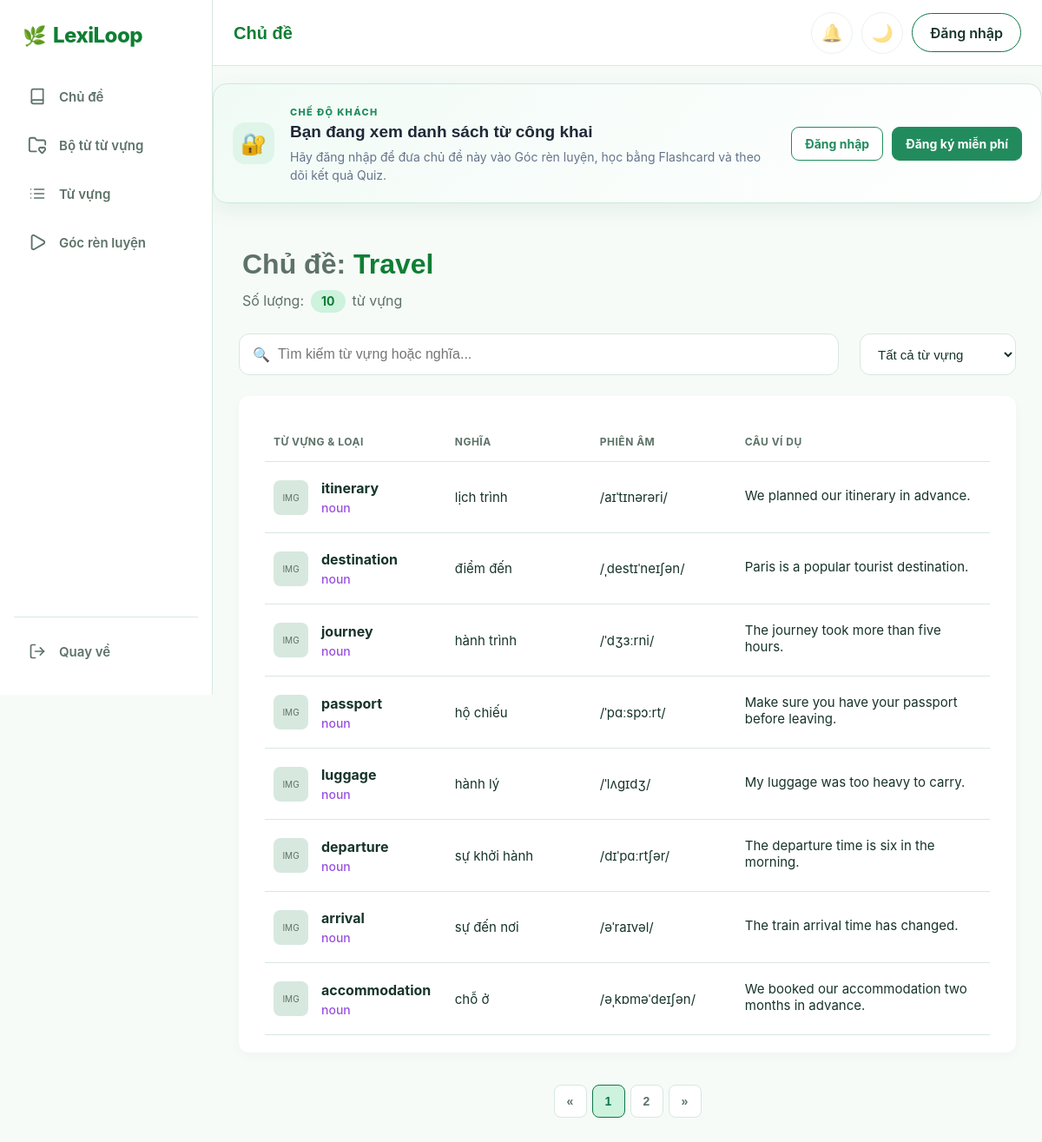
Page /pages/main/B_DanhSachTuVung.php?topicID=4 on the committed database.
### tables this page shows
CREATE TABLE `Topics` (
  `topicID` int NOT NULL,
  `topicName` varchar(100) NOT NULL,
  `topicDescription` text,
  `category` varchar(20) NOT NULL DEFAULT 'common',
  `created_by` int DEFAULT NULL,
  `topicCreated_at` datetime DEFAULT CURRENT_TIMESTAMP
);

CREATE TABLE `vocabulary` (
  `id` int NOT NULL,
  `topic_id` int DEFAULT NULL,
  `word` varchar(100) NOT NULL,
  `pronunciation` varchar(100) DEFAULT NULL,
  `part_of_speech` varchar(30) DEFAULT NULL,
  `meaning` text NOT NULL,
  `example_sentence` text,
  `created_by` int DEFAULT NULL,
  `created_at` datetime DEFAULT CURRENT_TIMESTAMP,
  `audio_url` varchar(255) DEFAULT NULL
);

### pages/main/B_DanhSachTuVung.php (the view, shortened to what this page needs)
<?php
require_once($_SERVER['DOCUMENT_ROOT'] . "/Connect.php");
$isLoggedIn = isset($_SESSION['user_id']);
$topic_id = isset($_GET['topicID']) ? (int) $_GET['topicID'] : 0;
$sql_topic = "
    SELECT
        topicID,
        topicName,
        topicDescription
    FROM Topics
    WHERE topicID = ?
";
$stmt_topic = mysqli_prepare($link, $sql_topic);
mysqli_stmt_bind_param(
    $stmt_topic,
    "i",
    $topic_id
);
mysqli_stmt_execute($stmt_topic);
$result_topic = mysqli_stmt_get_result($stmt_topic);
$topic = mysqli_fetch_assoc($result_topic);
$sql_count = "
    SELECT COUNT(*) AS word_count
    FROM vocabulary
    WHERE topic_id = ?
";
$stmt_count = mysqli_prepare($link, $sql_count);
mysqli_stmt_bind_param(
    $stmt_count,
    "i",
    $topic_id
);
mysqli_stmt_execute($stmt_count);
$result_count = mysqli_stmt_get_result($stmt_count);
$count_data = mysqli_fetch_assoc($result_count);
$word_count = $count_data['word_count'];
$sql_vocab = "
    SELECT
        id,
        word,
        pronunciation,
        part_of_speech,
        meaning,
        example_sentence,
        audio_url
    FROM vocabulary
    WHERE topic_id = ?
    ORDER BY id ASC
";
$stmt_vocab = mysqli_prepare($link, $sql_vocab);
mysqli_stmt_bind_param(
    $stmt_vocab,
    "i",
    $topic_id
);
mysqli_stmt_execute($stmt_vocab);
$vocab_result = mysqli_stmt_get_result($stmt_vocab);
?>
<!DOCTYPE html>
<html lang="vi">
<head>
    <link rel="stylesheet" type="text/css" href="../../CSS/Style.css">
    <link rel="stylesheet" type="text/css" href="../../CSS/topheader.css">
    <link rel="stylesheet" type="text/css" href="../../CSS/B_DanhSachTuVung.css">
    <link rel="stylesheet" type="text/css" href="../../CSS/responsive.css">
    <link rel="stylesheet" type="text/css" href="../../CSS/guest-preview.css">
</head>
<body>
    <div class="layout-wrapper">
        <?php
        if ($isLoggedIn) {
            include '../../includes/sidebar_user.php';
        } else {
            include '../../includes/sidebar_guest.php';
        }
        ?>
        <main class="main-content">
            <?php
            include '../../includes/topheader.php';
            ?>
            <?php if (!$isLoggedIn): ?>
                <?php
                include '../../includes/guest_invite.php';
                ?>
            <?php endif; ?>
            <div class="content-area">
                <section class="topic-header">
                    <div class="topic-info">
                        <h2 class="topic-name">
                            Chủ đề:
                            <span class="dynamic-text">
                                <?= htmlspecialchars($topic['topicName']) ?>
                            </span>
                        </h2>
                        <p class="topic-count">
                            Số lượng:
                            <span class="dynamic-badge">
                                <?= $word_count ?>
                            </span>
                            từ vựng
                        </p>
                    </div>
                </section>
                <div class="vocabs-toolbar">
                    <div class="vocabs-search">
                        <span class="search-icon" aria-hidden="true">🔍</span>
                        <input type="search" id="vocab-search" name="vocab-search" class="search-input"
                            placeholder="Tìm kiếm từ vựng hoặc nghĩa...">
                    </div>
                    <div class="vocab-filter">
                        <select name="vocab-filter" id="vocab-filter-select">
                            <option value="all">Tất cả từ vựng</option>
                        </select>
                    </div>
                </div>
                <section class="vocab-card">
                    <table class="vocab-table">
                        <thead>
                            <tr>
                                <th class="col-word">TỪ VỰNG & LOẠI</th>
                                <th class="col-meaning">NGHĨA</th>
                                <th class="col-ipa">PHIÊN ÂM</th>
                                <th class="col-example">CÂU VÍ DỤ</th>
                            </tr>
                        </thead>
                        <tbody id="vocab-data-body" class="vocab-data">
                            <?php if (mysqli_num_rows($vocab_result) > 0): ?>
                                <?php while ($vocab = mysqli_fetch_assoc($vocab_result)): ?>
                                    <tr>
                                        <td class="col-word">
                                            <div class="word-info">
                                                <div class="word-img-placeholder">
                                                    IMG
                                                </div>
                                                <div class="word-details">
                                                    <span class="word-name">
                                                        <?= htmlspecialchars($vocab['word']) ?>
                                                    </span>
                                                    <span class="word-type">
                                                        <?= htmlspecialchars($vocab['part_of_speech'] ?? '') ?>
                                                    </span>
                                                </div>
                                            </div>
                                        </td>
                                        <td class="col-meaning">
                                            <?= htmlspecialchars($vocab['meaning']) ?>
                                        </td>
                                        <td class="col-ipa">
                                            <?= htmlspecialchars($vocab['pronunciation'] ?? '') ?>
                                        </td>
                                        <td class="col-example">
                                            <div class="ex-en">
                                                <?= htmlspecialchars($vocab['example_sentence'] ?? '') ?>
                                            </div>
                                        </td>
                                    </tr>
                                <?php endwhile; ?>
                            <?php endif; ?>
                        </tbody>
                    </table>
                </section>
            </div>
        </main>
    </div>
</body>
</html>

### CSS/Style.css (style rules this page uses)
*, *::before, *::after { box-sizing: border-box; }
:root { --color-primary: #0e7748; --color-primary-dark: #0f7e34; --color-primary-light: #cdf2dd; --color-accent: #2563eb; --color-accent-dark: #1d4ed8; --color-accent-light: #eff6ff; --color-warning: #b45309; --color-warning-light: #fff7ed; --color-success: #15803d; --color-danger: #c2413b; --color-danger-light: #fef2f2; --color-background: #f6fbf8; --color-surface: #ffffff; --color-white: #ffffff; --color-border: #d7e8df; --color-text: #17342a; --color-text-muted: #5d7268; --sidebar-width: 245px; --sidebar-width-collapsed: 76px; }
h2 { font-family: Arial, sans-serif; font-size: 32px; font-weight: 600; line-height: 1.3; color: var(--color-text); }
p { margin: 0; font-size: 16px; line-height: 1.6; color: var(--color-text-muted); }
body { margin: 0; padding: 0; background-color: var(--color-background); color: var(--color-text); font-family: -apple-system, BlinkMacSystemFont, "Segoe UI", Roboto, sans-serif; }

### CSS/B_DanhSachTuVung.css (style rules this page uses)
.layout-wrapper { min-height: 100vh; width: 100%; }
.main-content { margin-left: 245px; min-width: 0; display: flex; flex-direction: column; background-color: var(--color-background); }
.content-area { padding: 30px; flex-grow: 1; overflow-y: auto; }
.topic-header { display: flex; justify-content: space-between; align-items: flex-end; margin-bottom: 24px; padding: 0 4px; }
.topic-info { display: flex; flex-direction: column; gap: 8px; }
.topic-name { margin: 0; font-size: 32px; font-weight: 600; color: var(--color-text-muted); }
.topic-name .dynamic-text { font-weight: 800; color: var(--color-primary-dark); }
.topic-count { margin: 0; font-size: 16px; color: var(--color-text-muted); display: flex; align-items: center; gap: 8px; }
.topic-count .dynamic-badge { font-weight: 700; color: var(--color-primary-dark); background-color: var(--color-primary-light); padding: 2px 12px; border-radius: 16px; font-size: 14px; display: inline-block; }
.vocabs-toolbar { display: flex; align-items: center; justify-content: space-between; width: 100%; margin-top: 0; margin-bottom: 24px; gap: 24px; }
.vocabs-search { position: relative; flex: 1; max-width: 1000px; }
.search-icon { position: absolute; left: 16px; top: 50%; transform: translateY(-50%); color: var(--color-text-muted); }
.search-input { width: 100%; height: 48px; padding: 0 16px 0 44px; border: 1px solid var(--color-border); border-radius: 12px; background-color: var(--color-surface); color: var(--color-text); font-size: 16px; outline: none; transition: border-color 0.2s ease, box-shadow 0.2s ease; }
.vocab-filter { display: flex; align-items: center; gap: 12px; flex-shrink: 0; }
.vocab-filter select { min-width: 180px; height: 48px; padding: 0 16px; border: 1px solid var(--color-border); border-radius: 12px; background-color: var(--color-surface); color: var(--color-text); font-size: 15px; cursor: pointer; outline: none; transition: border-color 0.2s ease, box-shadow 0.2s ease; }
.vocab-card { background-color: var(--color-surface); border-radius: 12px; padding: 20px 30px; box-shadow: 0 4px 12px rgba(0, 0, 0, 0.03); }
.vocab-table { width: 100%; border-collapse: collapse; margin-top: 10px; }
.vocab-table th { text-align: left; padding: 15px 10px; color: var(--color-text-muted); font-size: 12px; text-transform: uppercase; letter-spacing: 0.5px; border-bottom: 1px solid var(--color-border); }
.vocab-table td { padding: 20px 10px; border-bottom: 1px solid var(--color-border); vertical-align: middle; }
.word-info { display: flex; align-items: center; gap: 15px; }
.word-img-placeholder { width: 40px; height: 40px; background-color: var(--color-border); border-radius: 8px; display: flex; align-items: center; justify-content: center; font-size: 10px; color: var(--color-text-muted); }
.word-details { display: flex; flex-direction: column; }
.word-name { font-weight: 700; font-size: 16px; color: var(--color-text); margin-bottom: 4px; }
.word-type { font-size: 14px; color: #9b51e0; font-weight: 500; }
.col-meaning, .col-ipa { font-size: 15px; color: var(--color-text); }
.ex-en { font-size: 15px; color: var(--color-text); margin-bottom: 4px; }
.col-word { width: 25%; }
.col-meaning { width: 20%; }
.col-ipa { width: 20%; }
.col-example { width: 35%; }

### CSS/responsive.css (style rules this page uses)
*, *::before, *::after { box-sizing: border-box; }
.flex-item, .main-content, .page-content, .content-area, [class*="_NoiDung"], [class*="_Panel"] { min-width: 0; }
p, h1, h2, h3, h4, a, button, label, td, th { overflow-wrap: anywhere; }

### rows in the picture
topics: topicName "Travel"
vocabulary: word "itinerary", part_of_speech "noun", meaning "lịch trình", pronunciation "/aɪˈtɪnərəri/", example_sentence "We planned our itinerary in advance."
vocabulary: word "destination", part_of_speech "noun", meaning "điểm đến", pronunciation "/ˌdestɪˈneɪʃən/", example_sentence "Paris is a popular tourist destination."
vocabulary: word "journey", part_of_speech "noun", meaning "hành trình", pronunciation "/ˈdʒɜːrni/", example_sentence "The journey took more than five hours."
vocabulary: word "passport", part_of_speech "noun", meaning "hộ chiếu", pronunciation "/ˈpɑːspɔːrt/", example_sentence "Make sure you have your passport before leaving."
vocabulary: word "luggage", part_of_speech "noun", meaning "hành lý", pronunciation "/ˈlʌɡɪdʒ/", example_sentence "My luggage was too heavy to carry."
vocabulary: word "departure", part_of_speech "noun", meaning "sự khởi hành", pronunciation "/dɪˈpɑːrtʃər/", example_sentence "The departure time is six in the morning."
vocabulary: word "arrival", part_of_speech "noun", meaning "sự đến nơi", pronunciation "/əˈraɪvəl/", example_sentence "The train arrival time has changed."
vocabulary: word "accommodation", part_of_speech "noun", meaning "chỗ ở", pronunciation "/əˌkɒməˈdeɪʃən/", example_sentence "We booked our accommodation two months in advance."

### other values in the picture
$headerTitle "Chủ đề"
$guestInviteTitle "Bạn đang xem danh sách từ công khai"
$guestInviteMessage "Hãy đăng nhập để đưa chủ đề này vào Góc rèn luyện, học bằng Flashcard và theo dõi kết quả Quiz."
$word_count "10"
